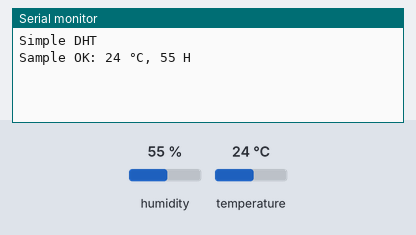
The sketch below on a simulated ESP8266 (NodeMCU). Parts: the last lines printed to the serial monitor. Inputs (shaded band) come from the test bench; at power-on: humidity 55 %, temperature 24 °C.

Above: at 2.2 s.
2.3 s: humidity set to 22 %
At 2.9 s:
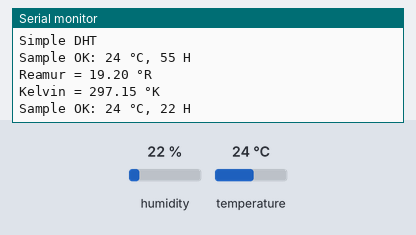
4.4 s: temperature set to 12 °C
At 6.3 s:
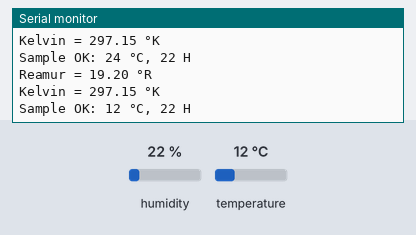
6.5 s: humidity set to 40 %
At 7.8 s:
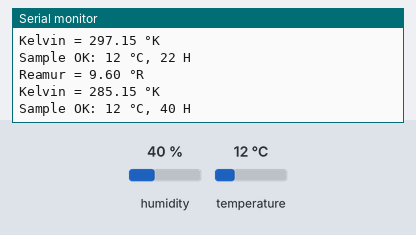
Timing chart, 0 to 9.5 s (numbered marks = the images above; inputs shaded):
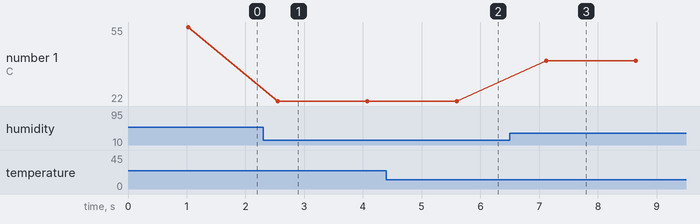

Measured:
- after the input at 2.3 s, the serial monitor: prints a new line after 0.25 s (image 1)
- after the input at 4.4 s, the serial monitor: prints a new line after 1.2 s (image 2)
- after the input at 6.5 s, the serial monitor: prints a new line after 0.62 s (image 3)
- plotted number 1: 55 → 22 after the input at 2.3 s, 22 → 40 after the input at 6.5 s

The sketch:

vs-program-tugas1.ino
```cpp
#include <Arduino.h>
#include <SimpleDHT.h>

#define pinDHT 7 // SD3 pin signal sensor DHT

byte temperature = 0;
byte humidity = 0;

SimpleDHT11 dht11(D1); //instan sensor dht11

void KelembabanSuhu()
{
  int err = SimpleDHTErrSuccess;

  if ((err = dht11.read(&temperature, &humidity, NULL)) != SimpleDHTErrSuccess)
  {
    Serial.print("Pembacaan DHT11 gagal, err=");
    Serial.println(err);
    delay(1000);
    return;
  }

  Serial.print("Sample OK: ");
  Serial.print((int)temperature);

  Serial.print(" °C, ");
  Serial.print((int)humidity);
  Serial.println(" H");

  delay(1500);

  // Reamur
  // Reamur = Celcius * 0.8
  float converted_r = 0.00;
  converted_r = temperature * 0.8;
  Serial.print("Reamur = ");
  Serial.print(converted_r);
  Serial.println(" °R ");

  // Kelvin
  // Kelvin = Celcius + 273.15
  float converted_k = 0.00;
  converted_k = temperature + 273.15;
  Serial.print("Kelvin = ");
  Serial.print(converted_k);
  Serial.println(" °K ");
}

void setup()
{
  Serial.begin(115200);
  Serial.println("Simple DHT");
  delay(1000);
}

void loop()
{
  KelembabanSuhu();
}
```
